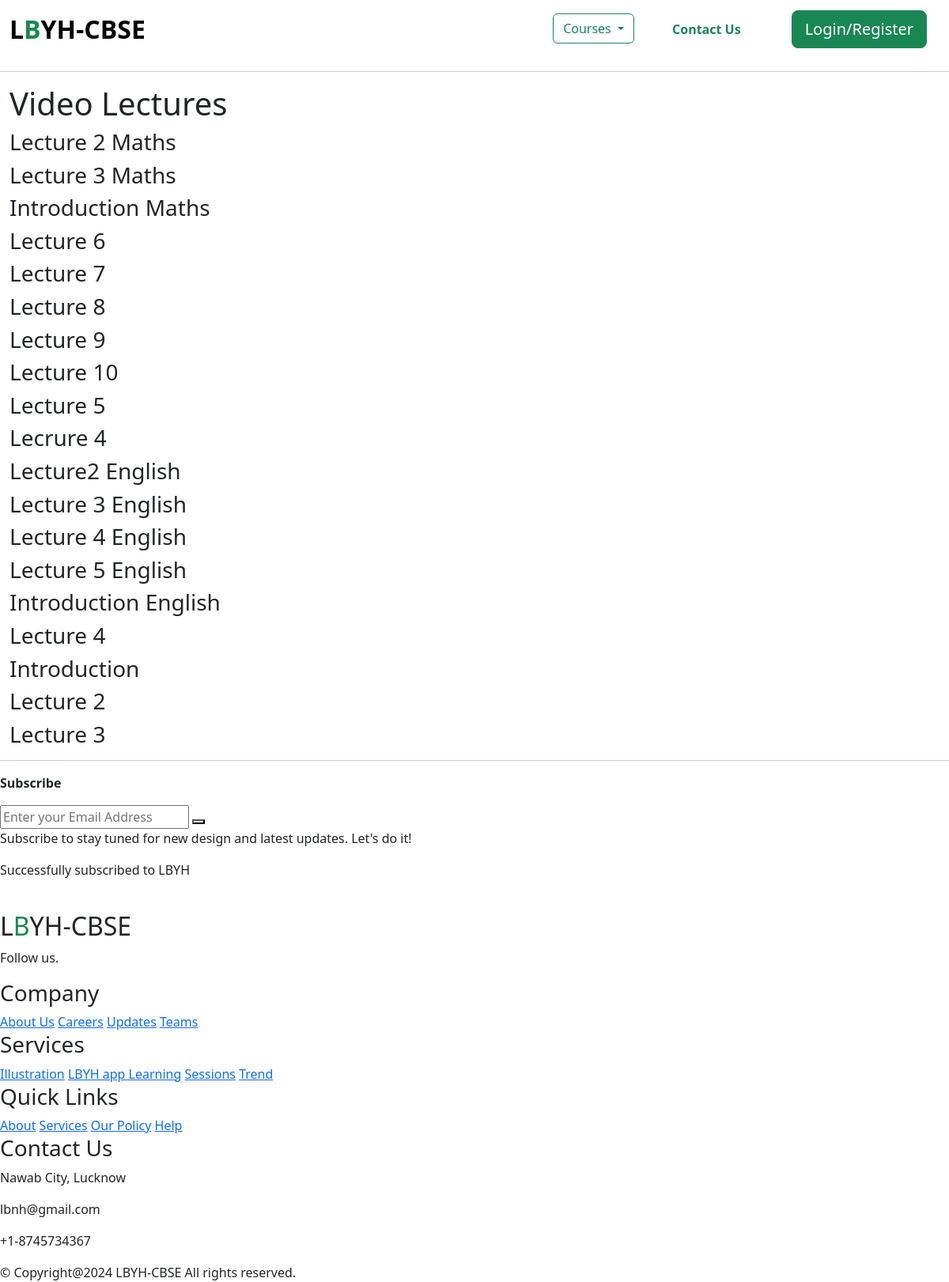
The page /video/ on the database its author committed.
### core/models.py (models this page shows, shortened)
class Video(models.Model):
    title = models.CharField(max_length=100, null=False)
    course = models.ForeignKey(Course, null=False, on_delete=models.CASCADE)
    serial_number = models.IntegerField(null=False)
    added = models.DateTimeField(auto_now_add=True)
    url = EmbedVideoField()
    is_preview = models.BooleanField(default=False)
    class Meta:
        ordering = ["-added"]

### core/views.py (the view)
# urls.py: path("video/", videopage, name="video"),
def videopage(request):
    videos = Video.objects.all()
    return render(request, "videos/index.html", {"videos": videos})

### core/templates/videos/index.html (shortened to what this page needs)
{% extends "base.html" %}
{% load embed_video_tags %}
{% block content %}
  <h1>Video Lectures</h1>
  {% for item in videos %}
    <h3>{{item.title}}</h3>
  {% endfor %}
{% endblock %}

### rows shown on the page
Video: title "Lecture 2 Maths"
Video: title "Lecture 3 Maths"
Video: title "Introduction Maths"
Video: title "Lecture 6"
Video: title "Lecture 7"
Video: title "Lecture 8"
Video: title "Lecture 9"
Video: title "Lecture 10"
Video: title "Lecture 5"
Video: title "Lecrure 4"
Video: title "Lecture2 English"
Video: title "Lecture 3 English"
Video: title "Lecture 4 English"
Video: title "Lecture 5 English"
Video: title "Introduction English"
Video: title "Lecture 4"
Video: title "Introduction"
Video: title "Lecture 2"
Video: title "Lecture 3"
